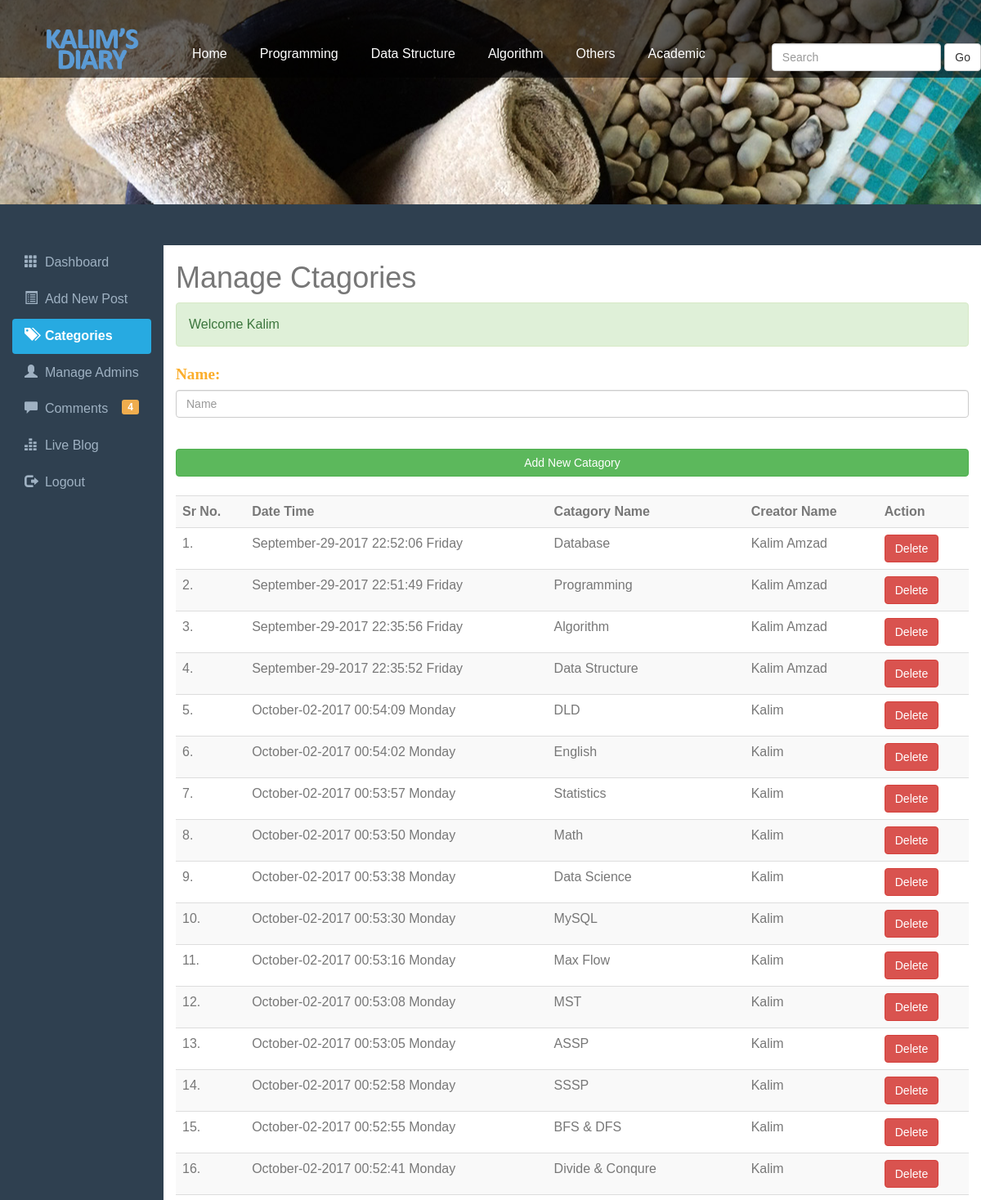
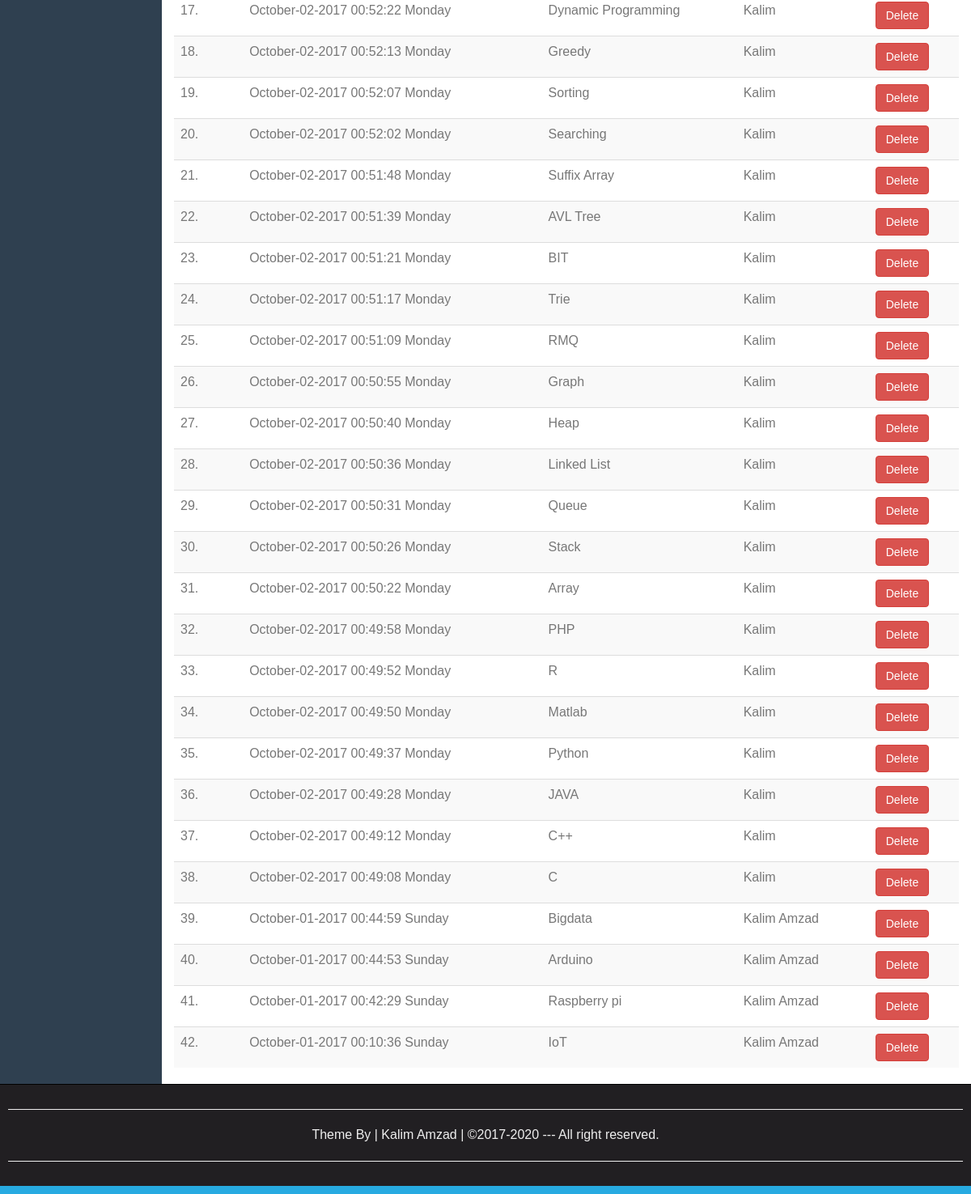
Screenshot of /catagories.php (signed in) with the database file from the repository (2 pictures, top to bottom).
### tables this page shows
CREATE TABLE IF NOT EXISTS `catagory` (
`id` int(10) NOT NULL,
  `datetime` varchar(50) NOT NULL,
  `name` varchar(100) NOT NULL,
  `creatorname` varchar(100) NOT NULL
);

### catagories.php (the view, shortened to what this page needs)
<?php require_once("Include/Sessions.php"); ?>
<!DOCTYPE html>
<html>
<head>
	<link rel="stylesheet" type="text/css" href="css/bootstrap.min.css">
	<link rel="stylesheet" type="text/css" href="css/menu.css">
	<link rel="stylesheet" type="text/css" href="css/adminstyles.css">
</head>
<body>
	<header>
			<a class="logo" href="Blog.php"><span>My Diary</span></a>
			<nav >
					<ul>
						<li class="active"><a href="Blog.php">Home</a></li>
						<li><a href="#"" aria-haspopup="true">Programming</a>
						</li>
						<li><a href="#" aria-haspopup="true">Data Structure</a>
						</li>
						<li><a href="#"" aria-haspopup="true">Algorithm</a>
						</li>
						<li><a href="#"" aria-haspopup="true">Others</a>
						</li>
						<li><a href="#"" aria-haspopup="true">Academic</a>
						</li>
						<form action="Blog.php" class="navbar-form navbar-right">
						<div class="form-group">
							<input type="text" class="form-control" placeholder="Search" name="Search" >
						</div>
		         		<button class="btn btn-default" name="SearchButton">Go</button>
					</form>
					</ul>
			</nav>
		</header>
	<div class="container-fluid">
		<div class="row">
			<div class="col-sm-2">
	<ul id="Side_Menu" class="nav nav-pills nav-stacked">
	<li >
	<a href="Dashboard.php">
	<span class="glyphicon glyphicon-th"></span>
	&nbsp;Dashboard</a></li>
	<li><a href="AddNewPost.php">
	<span class="glyphicon glyphicon-list-alt"></span>
	&nbsp;Add New Post</a></li>
	<li class="active"><a href="Catagories.php">
	<span class="glyphicon glyphicon-tags"></span>
	&nbsp;Categories</a></li>
	<li><a href="Admins.php">
	<span class="glyphicon glyphicon-user"></span>
	&nbsp;Manage Admins</a></li>
	<li><a href="Comments.php">
	<span class="glyphicon glyphicon-comment"></span>
	&nbsp;Comments
<?php
$QueryTotal="SELECT COUNT(*) FROM comments WHERE status='OFF'";
$ExecuteTotal=mysql_query($QueryTotal);
$RowsTotal=mysql_fetch_array($ExecuteTotal);
$Total=array_shift($RowsTotal);
if($Total>0){
?>
<span class="label pull-right label-warning">
<?php echo $Total;?>
</span>
<?php } ?>
	</a>
	</li>
	<li><a href="Blog.php?Page=1" target="_Blank">
	<span class="glyphicon glyphicon-equalizer"></span>
	&nbsp;Live Blog</a></li>
	<li><a href="Logout.php">
	<span class="glyphicon glyphicon-log-out"></span>
	&nbsp;Logout</a></li>
	</ul>
	</div>
			<div class="col-sm-10">
				<h1>Manage Ctagories</h1>
				<div><?php echo Message();
			echo SuccessMessage();
			?></div>
				<div>
					<form action="Catagories.php" method="POST">
						<fieldset>
							<div class="form-group">
							<label for="catagoryname"><span class="FieldInfo" >Name:</span></label>
							<input class="form-control" type="text" name="Catagory" id="catagoryname" placeholder="Name">
							</div>
							<br>
							<input class="btn btn-success btn-block" type="submit" name="Submit" value="Add New Catagory">
							<br>
						</fieldset>
					</form>
				</div>
				<div class="table-responsive">
					<table class="table table-striped table-hover">
						<tr>
							<th>Sr No.</th>
							<th>Date  Time</th>
							<th>Catagory Name</th>
							<th>Creator Name</th>
							<th>Action</th>
						</tr>
						<?php
							$ViewQuery = "Select * FROM catagory ORDER BY datetime desc";
							$Execute = mysql_query($ViewQuery);
							$SrNo = 0;
							while($DataRows = mysql_fetch_array($Execute))
							{
								$Id = $DataRows["id"];
								$DateTime = $DataRows["datetime"];
								$CatagoryName = $DataRows["name"];
								$CreatorName = $DataRows["creatorname"];
								$SrNo++;
						?>
						<tr>
							<td><?php echo $SrNo."." ?></td>
							<td><?php echo $DateTime ?></td>
							<td><?php echo $CatagoryName ?></td>
							<td><?php echo $CreatorName ?></td>
							<td><a href="DeleteCategory.php?id=<?php echo $Id;?>"><span class="btn btn-danger">Delete</span></a></td>
						</tr>
						<?php } ?>
					</table>
				</div>
			</div>
		</div>
	</div>
	<div id="Footer">
		<hr>
		<p>Theme By | Kalim Amzad | &copy;2017-2020 --- All right reserved.
		</p>
		<hr>
	</div>
	<div style="height: 10px; background: #27AAE1;"></div>
</body>
</html>

### css/menu.css (style rules this page uses)
body { color: #777; font-size: 16px; font-family: sans-serif; margin: 0; padding: 0; }
a { color: #00a2ff; text-decoration: none; }
header { height: 250px; background: #eee url(banner.jpg) no-repeat center; background-size: cover; margin-bottom: 50px; position: relative; }
header a.logo { position: absolute; display: block; width: 350px; height: 100px; background: url(logo_1.png) no-repeat 0 0; background-size: contain; z-index: 1; top: 15px; left: 20px; }
nav { background-color: rgba(0,0,0,.6); position: relative; padding: 45px 0px 0px 180px; }
nav ul { list-style: none; margin:0; padding: 0; text-decoration: none; }
nav ul::after { content: ''; display: block; clear: both; text-decoration: none; }
nav ul li a { display: inline-block; color: #fff; padding: 10px 20px; text-decoration: none; width: 125px; text-decoration: none; }
nav > ul { padding-left: 35px; }
nav > ul > li { float: left; }
nav > ul> li > a { padding: 10px 20px 15px 20px; width: auto; text-decoration: none; }

### css/adminstyles.css (style rules this page uses)
body { background-color: #2f4050; }
.col-sm-10 { background-color: #ffffff; }
#Side_Menu a { color: #9fb1c2; }
#Side_Menu .active a { color: #ffffff; background-color: #27AAE1; font-weight: bold; }
#Footer { padding:10px; border-top: 1px solid black; color:#eeeeee; background-color: #211f22; text-align: center; }
.FieldInfo { color: rgb(251, 174, 44); font-family: Bitter,Georgia,"Times New Roman",Times,serif; font-size: 1.2em; }

### rows the page displays
catagory: datetime "September-29-2017 22:52:06 Friday", name "Database", creatorname "Kalim Amzad"
catagory: datetime "September-29-2017 22:51:49 Friday", name "Programming", creatorname "Kalim Amzad"
catagory: datetime "September-29-2017 22:35:56 Friday", name "Algorithm", creatorname "Kalim Amzad"
catagory: datetime "September-29-2017 22:35:52 Friday", name "Data Structure", creatorname "Kalim Amzad"
catagory: datetime "October-02-2017 00:54:09 Monday", name "DLD", creatorname "Kalim"
catagory: datetime "October-02-2017 00:54:02 Monday", name "English", creatorname "Kalim"
catagory: datetime "October-02-2017 00:53:57 Monday", name "Statistics", creatorname "Kalim"
catagory: datetime "October-02-2017 00:53:50 Monday", name "Math", creatorname "Kalim"
catagory: datetime "October-02-2017 00:53:38 Monday", name "Data Science", creatorname "Kalim"
catagory: datetime "October-02-2017 00:53:30 Monday", name "MySQL", creatorname "Kalim"
catagory: datetime "October-02-2017 00:53:16 Monday", name "Max Flow", creatorname "Kalim"
catagory: datetime "October-02-2017 00:53:08 Monday", name "MST", creatorname "Kalim"
catagory: datetime "October-02-2017 00:53:05 Monday", name "ASSP", creatorname "Kalim"
catagory: datetime "October-02-2017 00:52:58 Monday", name "SSSP", creatorname "Kalim"
catagory: datetime "October-02-2017 00:52:55 Monday", name "BFS & DFS", creatorname "Kalim"
catagory: datetime "October-02-2017 00:52:41 Monday", name "Divide & Conqure", creatorname "Kalim"
catagory: datetime "October-02-2017 00:52:22 Monday", name "Dynamic Programming", creatorname "Kalim"
catagory: datetime "October-02-2017 00:52:13 Monday", name "Greedy", creatorname "Kalim"
catagory: datetime "October-02-2017 00:52:07 Monday", name "Sorting", creatorname "Kalim"
catagory: datetime "October-02-2017 00:52:02 Monday", name "Searching", creatorname "Kalim"
catagory: datetime "October-02-2017 00:51:48 Monday", name "Suffix Array", creatorname "Kalim"
catagory: datetime "October-02-2017 00:51:39 Monday", name "AVL Tree", creatorname "Kalim"
catagory: datetime "October-02-2017 00:51:21 Monday", name "BIT", creatorname "Kalim"
catagory: datetime "October-02-2017 00:51:17 Monday", name "Trie", creatorname "Kalim"
catagory: datetime "October-02-2017 00:51:09 Monday", name "RMQ", creatorname "Kalim"
catagory: datetime "October-02-2017 00:50:55 Monday", name "Graph", creatorname "Kalim"
catagory: datetime "October-02-2017 00:50:40 Monday", name "Heap", creatorname "Kalim"
catagory: datetime "October-02-2017 00:50:36 Monday", name "Linked List", creatorname "Kalim"
catagory: datetime "October-02-2017 00:50:31 Monday", name "Queue", creatorname "Kalim"
catagory: datetime "October-02-2017 00:50:26 Monday", name "Stack", creatorname "Kalim"
catagory: datetime "October-02-2017 00:50:22 Monday", name "Array", creatorname "Kalim"
catagory: datetime "October-02-2017 00:49:58 Monday", name "PHP", creatorname "Kalim"
catagory: datetime "October-02-2017 00:49:52 Monday", name "R", creatorname "Kalim"
catagory: datetime "October-02-2017 00:49:50 Monday", name "Matlab", creatorname "Kalim"
catagory: datetime "October-02-2017 00:49:37 Monday", name "Python", creatorname "Kalim"
catagory: datetime "October-02-2017 00:49:28 Monday", name "JAVA", creatorname "Kalim"
catagory: datetime "October-02-2017 00:49:12 Monday", name "C++", creatorname "Kalim"
catagory: datetime "October-02-2017 00:49:08 Monday", name "C", creatorname "Kalim"
catagory: datetime "October-01-2017 00:44:59 Sunday", name "Bigdata", creatorname "Kalim Amzad"
catagory: datetime "October-01-2017 00:44:53 Sunday", name "Arduino", creatorname "Kalim Amzad"
catagory: datetime "October-01-2017 00:42:29 Sunday", name "Raspberry pi", creatorname "Kalim Amzad"
catagory: datetime "October-01-2017 00:10:36 Sunday", name "IoT", creatorname "Kalim Amzad"

### other values shown
$Total "4"
SuccessMessage() "Welcome Kalim"
